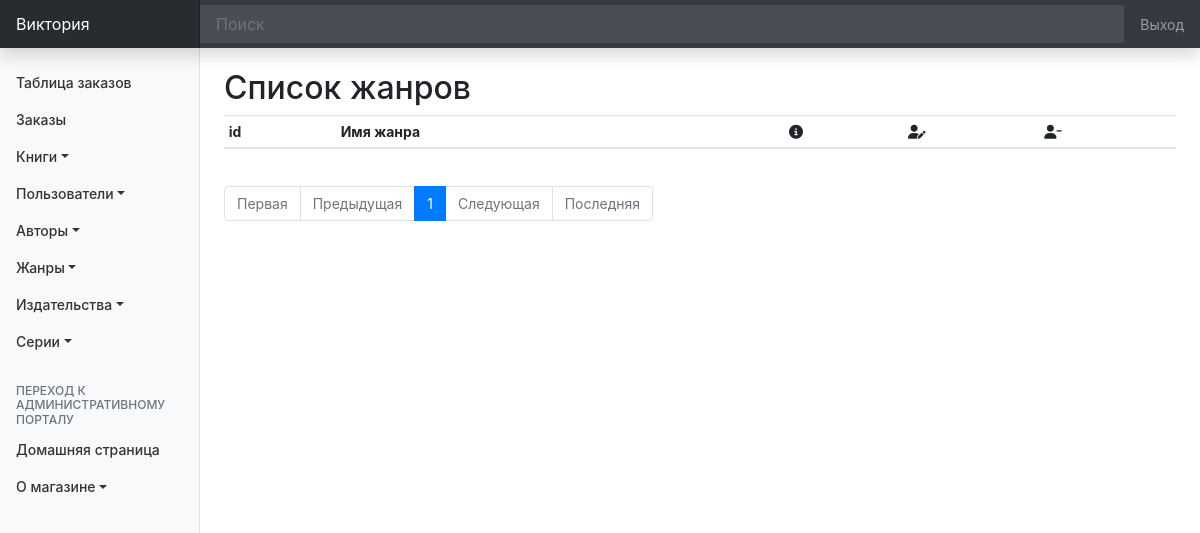
/genre/list/ (signed in), run on an earlier commit of the app's database.
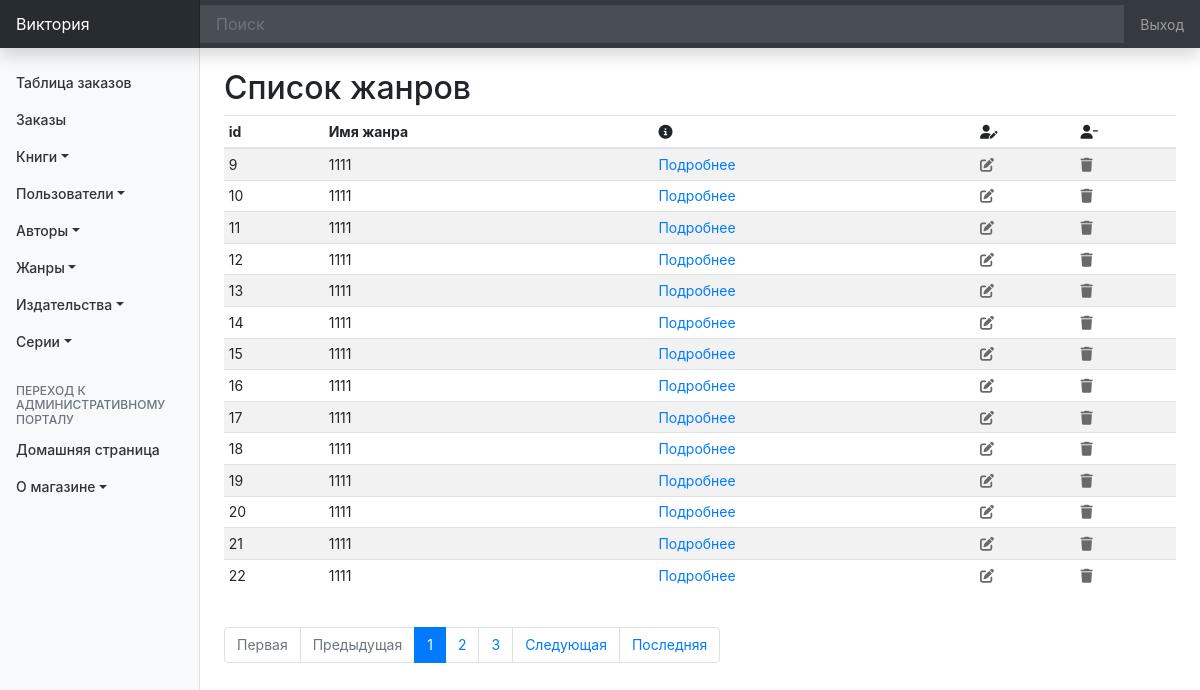
And on a later commit of the database.
### genre/models.py (models this page shows, shortened)
class Genre(models.Model):
    name = models.CharField(
        verbose_name='Название жанра',
        max_length= 100,
    )
    description = models.TextField(
        verbose_name='Описание жанра',
        null=True, # БД позволяет хранить поле пустым
        blank=True, # сигнал Djange, что поле мб пустым
        help_text='Поле может быть пустым'
    )
    class Meta:
        ordering = ['name']

### genre/views.py (the view)
# urls.py: path('list/', GenreList.as_view(), name='list'),
class GenreList(LoginRequiredMixin, ListView):
    template_name = 'genre/list_genre.html'
    context_object_name = 'genre_list'
    model = Genre
    paginate_by = 14

### genre/templates/genre/list_genre.html (shortened to what this page needs)
{% extends 'base_admin.html' %}
{% block body %}
    {% include "top_menu_admin.html" %}
    <br>
    <h2 id="list-genre">Список жанров</h2>
    <div class="table-responsive">
        <table class="table table-striped table-sm">
            <thead>
                <tr>
                    <th>id</th>
                    <th>Имя жанра</th>
                    <th><i class="fas fa-info-circle"></i></th>
                    <th><i class="fas fa-user-edit"></i></th>
                    <th><i class="fas fa-user-minus"></i></th>
                </tr>
            </thead>
            <tbody>
                {% for genre in genre_list %}
                    <tr>
                        <td>{{ genre.pk }}</td>
                        <td>{{ genre.name }}</td>
                        <td><a href="{% url 'genre:detail' genre.pk %}" title="подробнее">Подробнее</a></td>
                        <td><a href="{% url 'genre:update' genre.pk %}" title="редактировать"><i style="color:#696969" class="fas fa-edit"></i></a></td>
                        <td><a href="{% url 'genre:delete' genre.pk %}" title="удалить"><i style="color:#696969" class="fas fa-trash"></i></a></td>
                    </tr>
                {% endfor %}
            </tbody>
        </table>
        <br>
        <nav aria-label="...">
            <ul class="pagination">
                <li class="page-item {% if not page_obj.has_previous %}disabled{% endif %}">
                    <a class="page-link" href="{% if page_obj.has_previous %}?page=1{% else %}#{% endif %}" tabindex="-1" aria-disabled="true">Первая</a>
                </li>
                <li class="page-item {% if not page_obj.has_previous %}disabled{% endif %}">
                    <a class="page-link" href="{% if page_obj.has_previous %}?page={{ page_obj.previous_page_number }}{% else %}#{% endif %}" tabindex="-1" aria-disabled="true">Предыдущая</a>
                </li>
                {% for page in page_obj.paginator.page_range %}
                    {% if page_obj.number == page %}
                        {% if page_obj.number == 1 %}
                            <li class="page-item {% if page_obj.number == page %}active{% endif %}"><a class="page-link" href="?page=1">1</a></li>
                            {% if page_obj.paginator.page_range|length >= 2 %}<li class="page-item"><a class="page-link" href="?page=2">2</a></li>{% endif %}
                            {% if page_obj.paginator.page_range|length >= 3 %}<li class="page-item"><a class="page-link" href="?page=3">3</a></li>{% endif %}
                        {% endif %}
                    {% endif %}
                {% endfor %}
                <li class="page-item {% if not page_obj.has_next %}disabled{% endif %}">
                    <a class="page-link" href="{% if page_obj.has_next %}?page={{ page_obj.next_page_number }}{% else %}#{% endif %}" tabindex="-1" aria-disabled="true">Следующая</a>
                </li>
                <li class="page-item {% if not page_obj.has_next %}disabled{% endif %}">
                    <a class="page-link" href="{% if page_obj.has_next %}?page={{ page_obj.paginator.num_pages }}{% else %}#{% endif %}" tabindex="-1" aria-disabled="true">Последняя</a>
                </li>
            </ul>
        </nav>
        <br>
    </div>
{% endblock body %}

### templates/base_admin.html (shortened to what this page needs)
{% load static %}
<!doctype html>
<html lang="en">
    <head>
        <link rel="stylesheet" href="https://stackpath.bootstrapcdn.com/bootstrap/4.5.0/css/bootstrap.min.css">
        <link href="{% static 'css/dashboard.css' %}" rel="stylesheet">
    </head>
    <body>
        <nav class="navbar navbar-dark sticky-top bg-dark flex-md-nowrap p-0 shadow">
            {% if user.get_full_name %}
                <a class="navbar-brand col-md-3 col-lg-2 mr-0 px-3" href="{% url 'customer:detail' user.pk %}">{{ user.get_full_name }}</a>
            {% else %}
                <a class="navbar-brand col-md-3 col-lg-2 mr-0 px-3" href="{% url 'customer:detail' user.pk %}">{{ user.get_username }}</a>
            {% endif %}
            <input class="form-control form-control-dark w-100" type="text" placeholder="Поиск" aria-label="Поиск">
            <ul class="navbar-nav px-3">
                <li class="nav-item text-nowrap">
                    <a class="nav-link" href="{% url 'log_out' %}">Выход</a>
                </li>
            </ul>
        </nav>
        <main role="main" class="col-md-9 ml-sm-auto col-lg-10 px-md-4">
                {% block body %}
                {% endblock body %}
        </main>
    </body>
</html>

### templates/top_menu_admin.html (shortened to what this page needs)
<div class="container-fluid">
            <div class="row">
                <nav id="sidebarMenu" class="col-md-3 col-lg-2 d-md-block bg-light sidebar collapse">
                    <div class="sidebar-sticky pt-3">
                        <ul class="nav flex-column">
                            <li class="nav-item">
                                <a class="nav-link" href="#">
                                    Таблица заказов<span class="sr-only">(current)</span>
                                </a>
                            </li>
                            <li class="nav-item">
                                <a class="nav-link" href="#">
                                    </span>Заказы
                                </a>
                            </li>
                            <li class="nav-item dropdown">
                                <a class="nav-link dropdown-toggle" href="#" id="dropdown01" data-toggle="dropdown" aria-haspopup="true" aria-expanded="false">Книги</a>
                            </li>
                            <li class="nav-item dropdown">
                                <a class="nav-link dropdown-toggle" href="#" id="dropdown01" data-toggle="dropdown" aria-haspopup="true" aria-expanded="false">Пользователи</a>
                            </li>
                            <li class="nav-item dropdown">
                                <a class="nav-link dropdown-toggle" href="#" id="dropdown01" data-toggle="dropdown" aria-haspopup="true" aria-expanded="false">Авторы</a>
                            </li>
                            <li class="nav-item dropdown">
                                <a class="nav-link dropdown-toggle" href="#" id="dropdown01" data-toggle="dropdown" aria-haspopup="true" aria-expanded="false">Жанры</a>
                            </li>
                            <li class="nav-item dropdown">
                                <a class="nav-link dropdown-toggle" href="#" id="dropdown01" data-toggle="dropdown" aria-haspopup="true" aria-expanded="false">Издательства</a>
                            </li>
                            <li class="nav-item dropdown">
                                <a class="nav-link dropdown-toggle" href="#" id="dropdown01" data-toggle="dropdown" aria-haspopup="true" aria-expanded="false">Серии</a>
                            </li>
                        </ul>
                        <h6 class="sidebar-heading d-flex justify-content-between align-items-center px-3 mt-4 mb-1 text-muted">
                            <span>Переход к административному порталу</span>
                        </h6>
                        <ul class="nav flex-column mb-2">
                            <li class="nav-item">
                                <a class="nav-link" href="{% url 'main' %}">
                                    Домашняя страница
                                </a>
                            </li>
                            <li class="nav-item dropdown">
                                <a class="nav-link dropdown-toggle" href="#" id="dropdown01" data-toggle="dropdown" aria-haspopup="true" aria-expanded="false">О магазине</a>
                            </li>
                        </ul>
                    </div>
                </nav>
             </div>
        </div>

### static/css/dashboard.css (style rules this page uses)
body { font-size: .875rem; }
.sidebar { position: fixed; top: 0; bottom: 0; left: 0; z-index: 100; padding: 48px 0 0; box-shadow: inset -1px 0 0 rgba(0, 0, 0, .1); }
.sidebar-sticky { position: relative; top: 0; height: calc(100vh - 48px); padding-top: .5rem; overflow-x: hidden; overflow-y: auto; }
.sidebar .nav-link { font-weight: 500; color: #333; }
.sidebar-heading { font-size: .75rem; text-transform: uppercase; }
.navbar-brand { padding-top: .75rem; padding-bottom: .75rem; font-size: 1rem; background-color: rgba(0, 0, 0, .25); box-shadow: inset -1px 0 0 rgba(0, 0, 0, .25); }
.navbar .form-control { padding: .75rem 1rem; border-width: 0; border-radius: 0; }
.form-control-dark { color: #fff; background-color: rgba(255, 255, 255, .1); border-color: rgba(255, 255, 255, .1); }

What changed in the data, as far as the page shows it:
added Genre: pk "9", name "1111"
added Genre: pk "10", name "1111"
added Genre: pk "11", name "1111"
added Genre: pk "12", name "1111"
added Genre: pk "13", name "1111"
added Genre: pk "14", name "1111"
added Genre: pk "15", name "1111"
added Genre: pk "16", name "1111"
added Genre: pk "17", name "1111"
added Genre: pk "18", name "1111"
added Genre: pk "19", name "1111"
added Genre: pk "20", name "1111"
added Genre: pk "21", name "1111"
added Genre: pk "22", name "1111"
Also different on the page:
new list line: "2 3"
